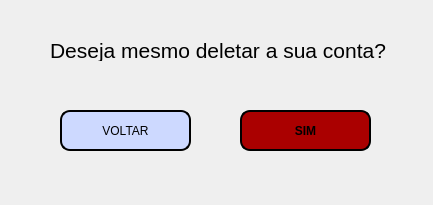
<?xml version="1.0" encoding="UTF-8"?>
<ui version="4.0">
 <class>telaDeleteCont</class>
 <widget class="QWidget" name="telaDeleteCont">
  <property name="geometry">
   <rect>
    <x>0</x>
    <y>0</y>
    <width>433</width>
    <height>205</height>
   </rect>
  </property>
  <property name="windowTitle">
   <string>Deletar Conta</string>
  </property>
  <widget class="QLabel" name="label">
   <property name="geometry">
    <rect>
     <x>50</x>
     <y>40</y>
     <width>341</width>
     <height>21</height>
    </rect>
   </property>
   <property name="font">
    <font>
     <pointsize>16</pointsize>
     <weight>50</weight>
     <bold>false</bold>
    </font>
   </property>
   <property name="text">
    <string>Deseja mesmo deletar a sua conta?</string>
   </property>
  </widget>
  <widget class="QPushButton" name="btnVoltTelaContaDC">
   <property name="geometry">
    <rect>
     <x>60</x>
     <y>110</y>
     <width>131</width>
     <height>41</height>
    </rect>
   </property>
   <property name="cursor">
    <cursorShape>PointingHandCursor</cursorShape>
   </property>
   <property name="styleSheet">
    <string notr="true">background-color: rgb(205, 217, 255);
border-radius: 10px;
border-style: outset;
border: 2px solid black;</string>
   </property>
   <property name="text">
    <string>VOLTAR</string>
   </property>
  </widget>
  <widget class="QPushButton" name="btnDeleteCont">
   <property name="geometry">
    <rect>
     <x>240</x>
     <y>110</y>
     <width>131</width>
     <height>41</height>
    </rect>
   </property>
   <property name="font">
    <font>
     <weight>75</weight>
     <bold>true</bold>
    </font>
   </property>
   <property name="cursor">
    <cursorShape>PointingHandCursor</cursorShape>
   </property>
   <property name="styleSheet">
    <string notr="true">background-color: rgb(170, 0, 0);
border-radius: 10px;
border-style: outset;
border: 2px solid black;</string>
   </property>
   <property name="text">
    <string>SIM</string>
   </property>
  </widget>
 </widget>
 <resources/>
 <connections/>
</ui>
